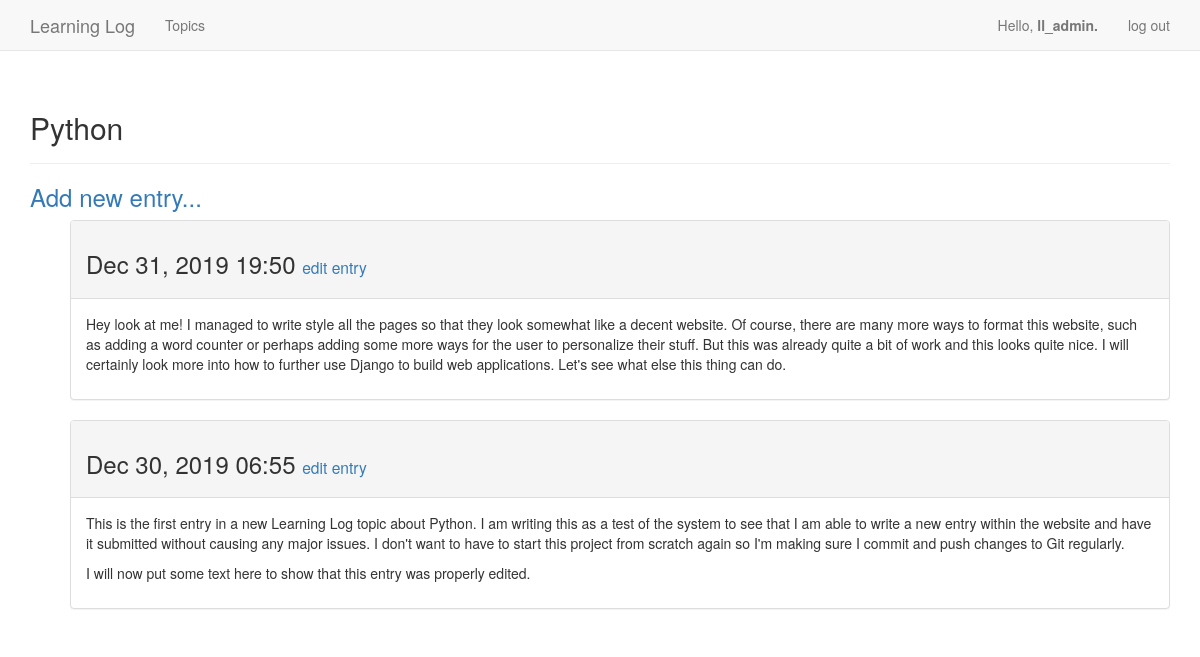
The page /topics/3/ (signed in) on the database its author committed.
### learning_logs/models.py (models this page shows, shortened)
class Topic(models.Model):
    text = models.CharField(max_length=200)
    date_added = models.DateTimeField(auto_now_add=True)
    owner = models.ForeignKey(User, on_delete=models.CASCADE)
    def __str__(self):
        return self.text

class Entry(models.Model):
    topic = models.ForeignKey(Topic, on_delete=models.CASCADE)
    text = models.TextField()
    date_added = models.DateTimeField(auto_now_add=True)
    class Meta:
        verbose_name_plural = 'entries'

### learning_logs/views.py (the view)
# urls.py: path('topics/<int:topic_id>/', views.topic, name='topic'),
@login_required
def topic(request, topic_id):
    topic = Topic.objects.get(id=topic_id)
    if topic.owner != request.user:
        raise Http404
    entries = topic.entry_set.order_by('-date_added')
    context = {'topic': topic, 'entries': entries}
    return render(request, 'learning_logs/topic.html', context)

### learning_logs/templates/learning_logs/topic.html
{% extends "learning_logs/base.html" %}
{% block header %}
  <h2>{{ topic }}</h2>
{% endblock header %}
{% block content %}
  <h3>
      <a href="{% url 'learning_logs:new_entry' topic.id %}">Add new entry...</a>
  </h3>
  <ul>
      {% for entry in entries %}
         <div class="panel panel-default">
             <div class="panel-heading">
                 <h3>
                     {{ entry.date_added|date:'M d, Y H:i' }}
                     <small>
                         <a href="{% url 'learning_logs:edit_entry' entry.id %}">edit entry</a>
                     </small>
                 </h3>
             </div>
             <div class="panel-body">
                 {{ entry.text|linebreaks }}
             </div>
         </div>
      {% empty %}
          There are no entries for this topic yet.
      {% endfor %}
  </ul>
{% endblock content %}

### learning_logs/templates/learning_logs/base.html (shortened to what this page needs)
{% load bootstrap3 %}
<!DOCTYPE html>
<html lang="en">
    <head>
        {% bootstrap_css %}
    </head>
    <body>
        <nav class="navbar navbar-default navbar-static-top">
            <div class="container">
                <div class="navbar-header">
                    <a class="navbar-brand" href="{% url 'learning_logs:index' %}">Learning Log</a>
                </div>
                <div id="navbar" class="navbar-collapse collapse">
                    <ul class="nav navbar-nav">
                        <li><a href="{% url 'learning_logs:topics' %}">Topics</a></li>
                    </ul>
                    <ul class="nav navbar-nav navbar-right">
                        {% if user.is_authenticated %}
                          <li><a>Hello, <strong>{{ user.username }}.</strong></a></li>
                          <li><a href="{% url 'users:logout' %}">log out</a></li>
                        {% else %}
                          <li><a href="{% url 'users:register' %}">register</a></li>
                          <li><a href="{% url 'users:login' %}">log in</a></li>
                        {% endif %}
                    </ul>
                </div>
            </div>
        </nav>
        <div class="container">
            <div class="page-header">
                {% block header %}{% endblock header %}
            </div>
            <div>
                {% block content %}{% endblock content %}
            </div>
        </div>
    </body>
</html>

### rows shown on the page
Topic: text "Python"
Entry: date_added "Dec 31, 2019 19:50", text "Hey look at me! I managed to write style all the pages so that they look somewhat like a decent website. Of course, there are many more ways to format this website, such as adding a word counter or perhaps adding some more ways for the user to personalize their stuff. But this was already quite a bit of work and this looks quite nice. I will certainly look more into how to further use Django to build web applications. Let's see what else this thing can do."
Entry: date_added "Dec 30, 2019 06:55", text "This is the first entry in a new Learning Log topic about Python. I am writing this as a test of the system to see that I am able to write a new entry within the website and have it submitted without causing any major issues. I don't want to have to start this project from scratch again so I'm making sure I commit and push changes to Git regularly. I will now put some text here to show that this entry was properly edited."

### other values the page prints
{{ user.username }} "ll_admin"
